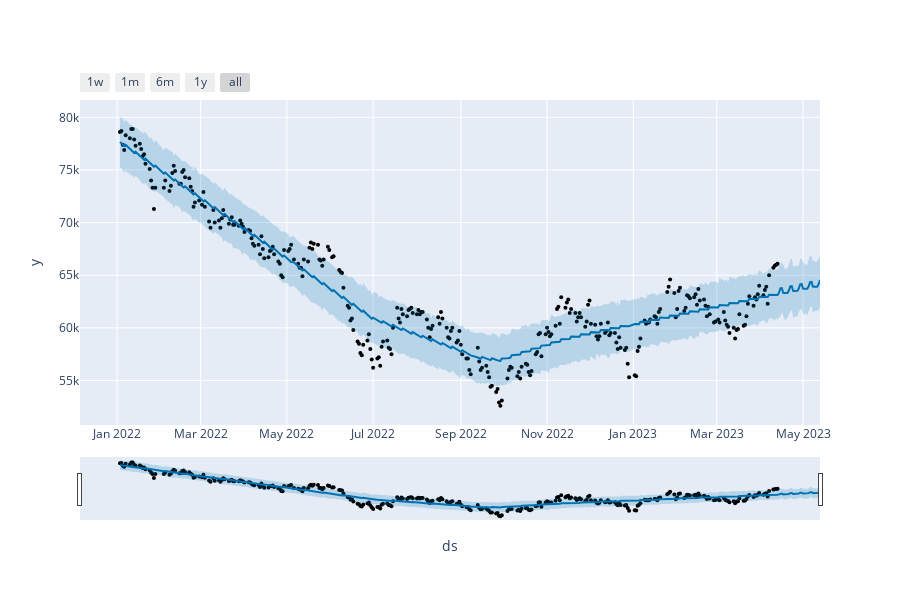

Notebook source saved alongside this figure:
### Code cell
#이왕이면 plotly 사용
fig = plot_plotly(m, forecast)
fig

### Figure 1 — Plotly figure (JSON) as saved in the notebook; plotly's stock layout.template omitted (floating-point values rounded to 4 significant figures; data arrays with more than 128 entries replaced by an {"elided": "..."} marker saying what was removed)
{"data": [{"marker": {"color": "black", "size": 4}, "mode": "markers", "name": "Actual", "type": "scatter", "x": {"elided": "317 str values"}, "y": {"elided": "317 int values"}}, {"hoverinfo": "skip", "line": {"width": 0}, "mode": "lines", "type": "scatter", "x": {"elided": "347 str values"}, "y": {"elided": "347 float values"}}, {"fill": "tonexty", "fillcolor": "rgba(0, 114, 178, 0.2)", "line": {"color": "#0072B2", "width": 2}, "mode": "lines", "name": "Predicted", "type": "scatter", "x": {"elided": "347 str values"}, "y": {"elided": "347 float values"}}, {"fill": "tonexty", "fillcolor": "rgba(0, 114, 178, 0.2)", "hoverinfo": "skip", "line": {"width": 0}, "mode": "lines", "type": "scatter", "x": {"elided": "347 str values"}, "y": {"elided": "347 float values"}}], "layout": {"height": 600, "showlegend": false, "width": 900, "xaxis": {"rangeselector": {"buttons": [{"count": 7, "label": "1w", "step": "day", "stepmode": "backward"}, {"count": 1, "label": "1m", "step": "month", "stepmode": "backward"}, {"count": 6, "label": "6m", "step": "month", "stepmode": "backward"}, {"count": 1, "label": "1y", "step": "year", "stepmode": "backward"}, {"step": "all"}]}, "rangeslider": {"visible": true}, "title": {"text": "ds"}, "type": "date"}, "yaxis": {"title": {"text": "y"}}}}
